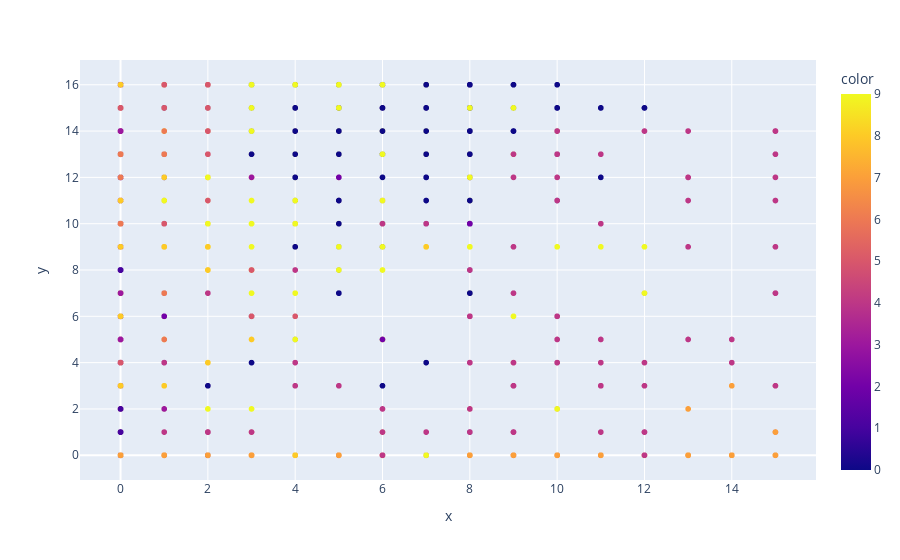

The code cell stored with this chart in its notebook:
### Markdown cell above
scikit-learn requires 2-D data only - rows are for individual samples, and columns are for features/attributes/variable.

Our images are 3-D. We have "rows" for samples, and each image is rows/columns of pixels

### Code cell
pixel_number_1 = 30
pixel_number_2 = 53


px.scatter(x=X[:,pixel_number_1], y=X[:,pixel_number_2], color=y)

### Figure 1 — Plotly figure (JSON) as saved in the notebook; plotly's stock layout.template omitted (floating-point values rounded to 4 significant figures; data arrays with more than 128 entries replaced by an {"elided": "..."} marker saying what was removed)
{"data": [{"hovertemplate": "x=%{x}<br>y=%{y}<br>color=%{marker.color}<extra></extra>", "legendgroup": "", "marker": {"color": {"elided": "1797 int values"}, "coloraxis": "coloraxis", "symbol": "circle"}, "mode": "markers", "name": "", "showlegend": false, "type": "scattergl", "x": {"elided": "1797 int values"}, "xaxis": "x", "y": {"elided": "1797 int values"}, "yaxis": "y"}], "layout": {"autosize": true, "coloraxis": {"colorbar": {"title": {"text": "color"}}, "colorscale": [[0, "#0d0887"], [0.1111, "#46039f"], [0.2222, "#7201a8"], [0.3333, "#9c179e"], [0.4444, "#bd3786"], [0.5556, "#d8576b"], [0.6667, "#ed7953"], [0.7778, "#fb9f3a"], [0.8889, "#fdca26"], [1, "#f0f921"]]}, "legend": {"tracegroupgap": 0}, "margin": {"t": 60}, "xaxis": {"anchor": "y", "autorange": true, "domain": [0, 1], "range": [-0.9189, 15.92], "title": {"text": "x"}, "type": "linear"}, "yaxis": {"anchor": "x", "autorange": true, "domain": [0, 1], "range": [-1.134, 17.13], "title": {"text": "y"}, "type": "linear"}}}
